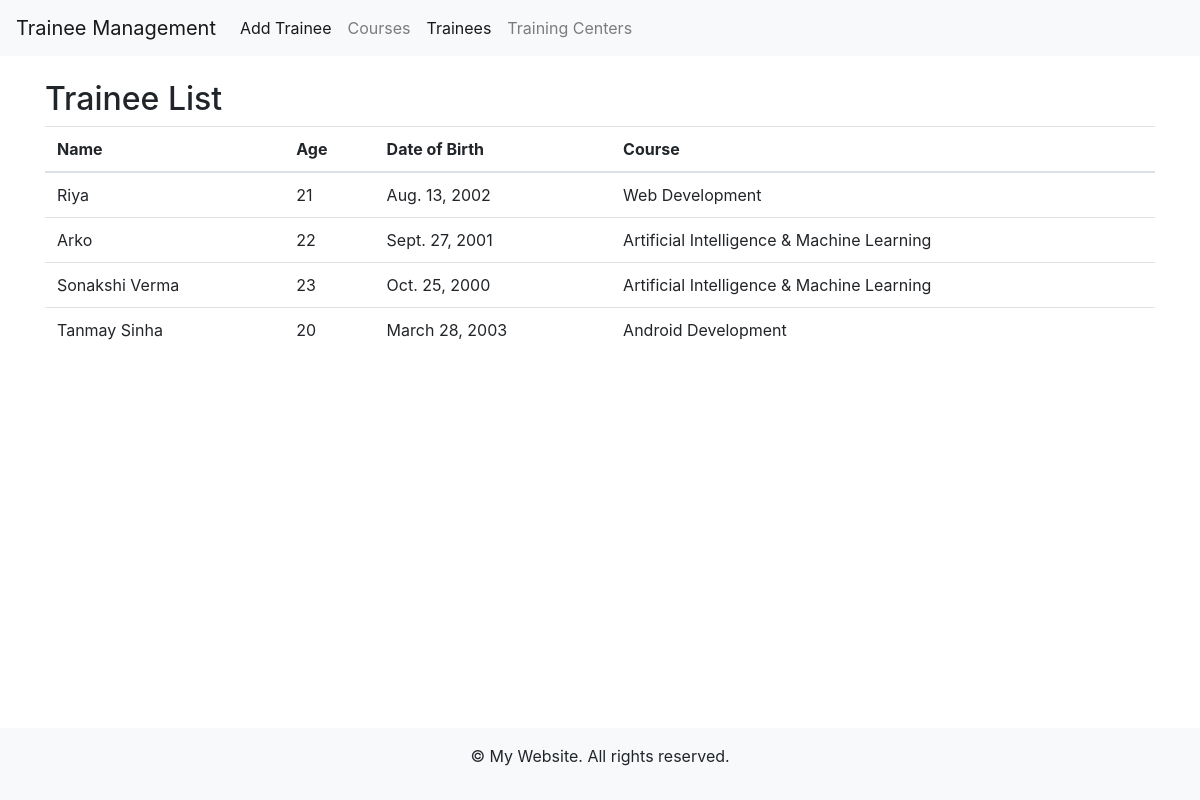
/trainee_list/, run on the app's committed database.
### trainee/models.py (models this page shows, shortened)
class Trainee(models.Model):
    trainee_id = models.AutoField(primary_key=True)
    name = models.CharField(max_length=100)
    age = models.PositiveIntegerField(null=True)
    GENDER_CHOICES = (
        ('male', 'Male'),
        ('female', 'Female'),
        ('other', 'Other'),
    )
    gender = models.CharField(max_length=10, choices=GENDER_CHOICES)
    date_of_birth = models.DateField()
    phone_num = models.CharField(max_length=15)
    address = models.TextField(null=True)
    email = models.EmailField()
    course = models.ForeignKey(Course, on_delete=models.CASCADE, null=True)

class Course(models.Model):
    id = models.AutoField(primary_key=True)
    name = models.CharField(max_length=100)
    description = models.TextField()
    training_center = models.ForeignKey(TrainingCenter, on_delete=models.CASCADE)
    def __str__(self):
        return self.name

### trainee/views.py (the view)
# urls.py: path('trainee_list/', views.trainee_list, name='trainee_list'),
def trainee_list(request):
    trainees = Trainee.objects.all()
    return render(request, 'trainee/trainee_list.html', {'trainees': trainees})

### trainee/templates/trainee/trainee_list.html (shortened to what this page needs)
{% extends 'trainee/base.html' %}
{% load static %}
{% block content %}
<html>
<head>
    <link rel="stylesheet" href="https://stackpath.bootstrapcdn.com/bootstrap/4.5.2/css/bootstrap.min.css">
    <link rel="stylesheet" type="text/css" href="{% static 'trainee/style.css' %}">
</head>
<body>
    <div class="container mt-4">
        <h2>Trainee List</h2>
        <table class="table">
            <thead>
                <tr>
                    <th>Name</th>
                    <th>Age</th>
                    <th>Date of Birth</th>
                    <th>Course</th>
                </tr>
            </thead>
            <tbody>
                {% for trainee in trainees %}
                <tr>
                    <td>{{ trainee.name }}</td>
                    <td>{{ trainee.age }}</td>
                    <td>{{ trainee.date_of_birth }}</td>
                    <td>{{ trainee.course }}</td>
                </tr>
                {% endfor %}
            </tbody>
        </table>
    </div>
</body>
</html>
{% endblock %}

### trainee/templates/trainee/base.html (shortened to what this page needs)
{% load static %}
<html lang="en">
<head>
    <link rel="stylesheet" href="https://stackpath.bootstrapcdn.com/bootstrap/4.5.2/css/bootstrap.min.css">
    <link rel="stylesheet" type="text/css" href="{% static 'trainee/style.css' %}">
</head>
<body>
   <header class="bg-light">
        <nav class="navbar navbar-expand-lg navbar-light bg-light">
            <a class="navbar-brand" href="{% url 'dashboard' %}">Trainee Management</a>
        <div class="collapse navbar-collapse" id="navbarNav">
            <ul class="navbar-nav">
                <li class="nav-item active">
                    <a class="nav-link" href="{% url 'add_trainee' %}">Add Trainee</a>
                </li>
                <li class="nav-item">
                    <a class="nav-link" href="{% url 'course_list' %}">Courses</a>
                </li>
                <li class="nav-item active">
                    <a class="nav-link" href="{% url 'trainee_list' %}">Trainees</a>
                </li>
                <li class="nav-item">
                    <a class="nav-link" href="{% url 'training_center_list' %}">Training Centers</a>
                </li>
            </ul>
        </div>
        </nav>
    </header>
    <main>
        {% block content %}{% endblock %}
    </main>
    <footer class="bg-light">
        <div class="container text-center py-3">
            <p>&copy; {{ year }} My Website. All rights reserved.</p>
        </div>
    </footer>
</body>
</html>

### trainee/templates/trainee/base.html (style rules this page uses)
body { margin: 0; padding: 0; display: flex; flex-direction: column; min-height: 100vh; }
main { flex: 1; }

### data on the page
Trainee: name "Riya", age "21", date_of_birth "Aug. 13, 2002", course "Web Development"
Trainee: name "Arko", age "22", date_of_birth "Sept. 27, 2001", course "Artificial Intelligence & Machine Learning"
Trainee: name "Sonakshi Verma", age "23", date_of_birth "Oct. 25, 2000", course "Artificial Intelligence & Machine Learning"
Trainee: name "Tanmay Sinha", age "20", date_of_birth "March 28, 2003", course "Android Development"
